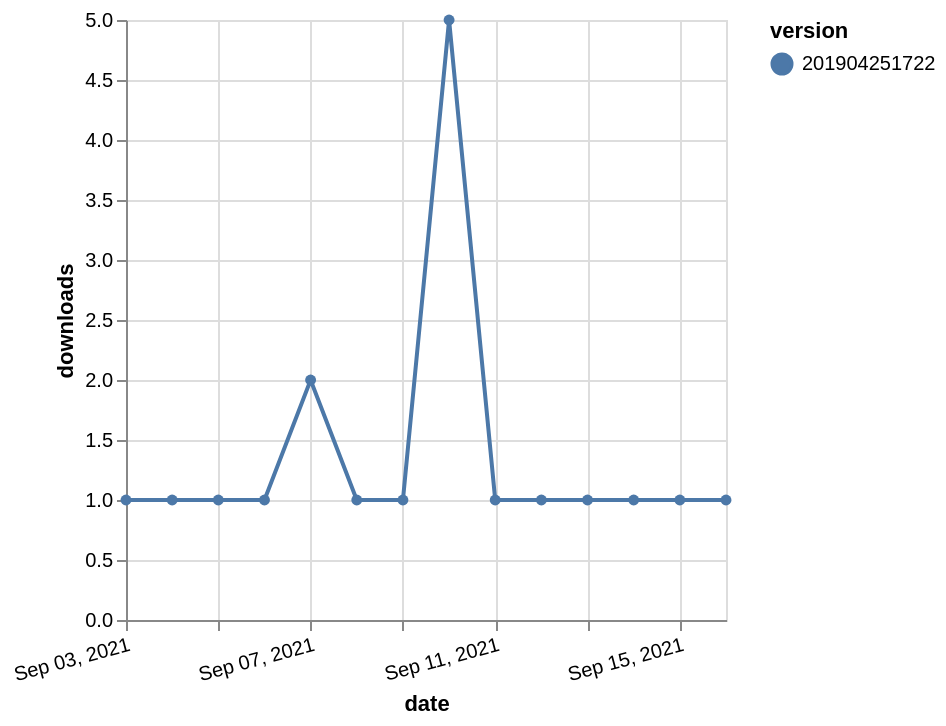

Write the Vega-Lite specification saved for this chart.
### Vega-Lite specification from a JSON file in a GitHub repository (floating-point values rounded to 4 significant figures)
{"$schema": "https://vega.github.io/schema/vega-lite/v5.json", "description": "A simple bar chart with embedded data.", "data": {"values": [{"date": "2021-09-03", "total": 465, "delta": 1, "version": "201904251722"}, {"date": "2021-09-04", "total": 466, "delta": 1, "version": "201904251722"}, {"date": "2021-09-05", "total": 467, "delta": 1, "version": "201904251722"}, {"date": "2021-09-06", "total": 468, "delta": 1, "version": "201904251722"}, {"date": "2021-09-07", "total": 470, "delta": 2, "version": "201904251722"}, {"date": "2021-09-08", "total": 471, "delta": 1, "version": "201904251722"}, {"date": "2021-09-09", "total": 472, "delta": 1, "version": "201904251722"}, {"date": "2021-09-10", "total": 477, "delta": 5, "version": "201904251722"}, {"date": "2021-09-11", "total": 478, "delta": 1, "version": "201904251722"}, {"date": "2021-09-12", "total": 479, "delta": 1, "version": "201904251722"}, {"date": "2021-09-13", "total": 480, "delta": 1, "version": "201904251722"}, {"date": "2021-09-14", "total": 481, "delta": 1, "version": "201904251722"}, {"date": "2021-09-15", "total": 482, "delta": 1, "version": "201904251722"}, {"date": "2021-09-16", "total": 483, "delta": 1, "version": "201904251722"}]}, "width": "container", "mark": {"type": "line", "point": {"filled": true}}, "encoding": {"x": {"field": "date", "type": "temporal", "timeUnit": "yearmonthdate", "title": "date", "axis": {"labelAngle": -15}}, "y": {"field": "delta", "type": "quantitative", "title": "downloads"}, "color": {"field": "version", "type": "nominal"}, "tooltip": {"field": "delta"}}}
